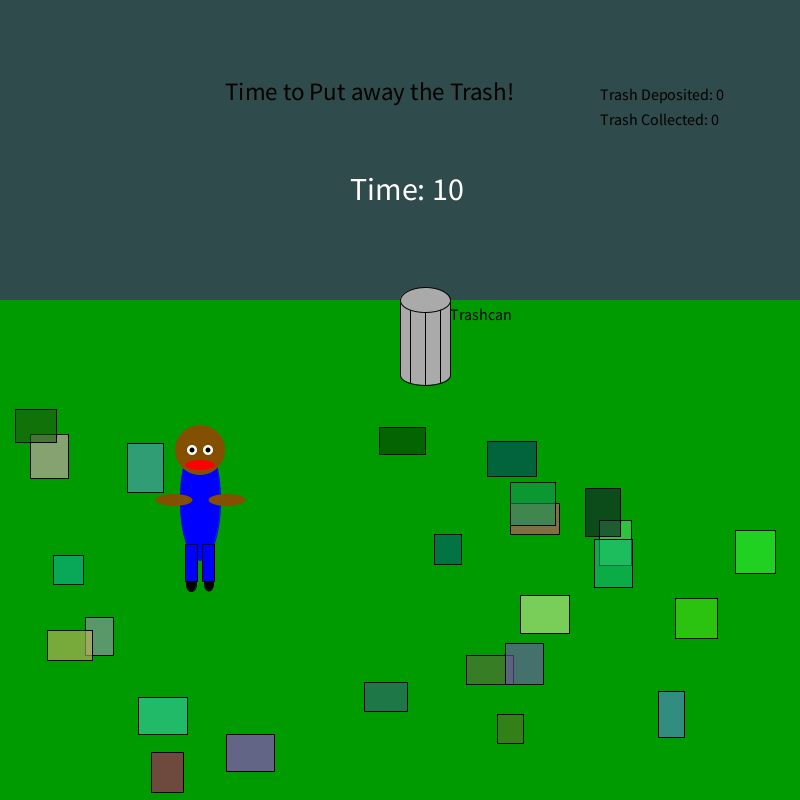
Frame 1 (no input)
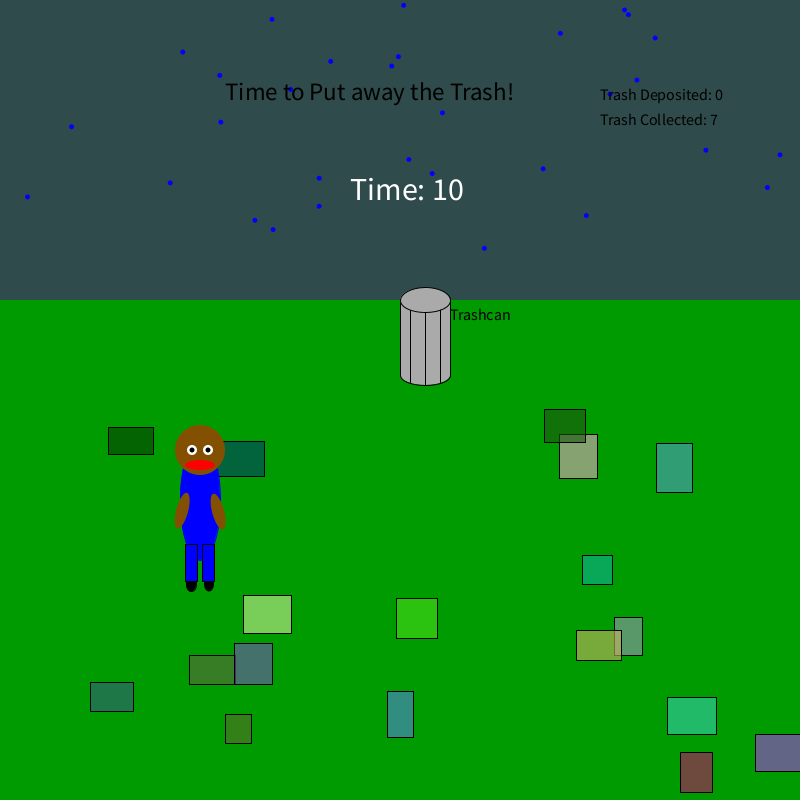
Frame 60 (the mouse pressed at the canvas centre just before this capture)
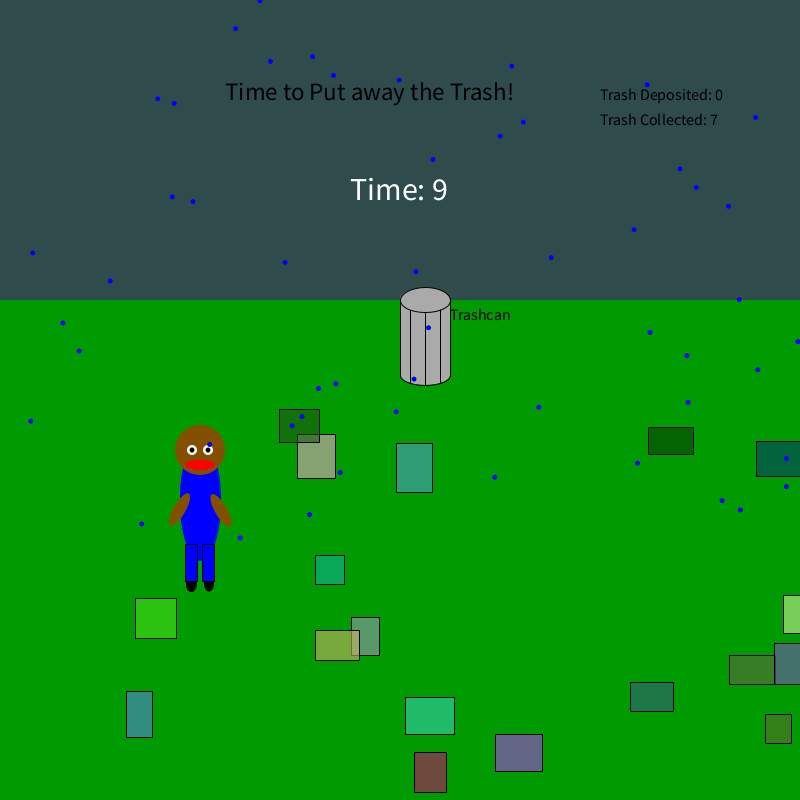
Frame 120 (the mouse held since frame 60 and released just before this capture)

The Processing sketch that drew these frames (run headless with seeded random() and noise(); from frame 60 on, the mouse is pressed at the canvas centre):

// Processing sketch: processing_128713
// ── processing_128713.pde

ArrayList rain;
Boy boy;
Timer timer1;
Trashcan trashcan;
Trash[] trash = new Trash[25];
Flowers[] flowers = new Flowers[25];
int trashCollected = 0;  // counter for how much trash the boy has collected
int trashDeposited = 0; // counter for how much trash the boy has deposited in the trashcan
int br = 47; // background red
int bg = 75; // background green
int bb = 75; // background blue
int t = 0; //  // part of the timer
int timer = 10; // the timer in seconds


void setup() {
  size(800, 800);
  smooth();
  boy = new Boy();
  rain = new ArrayList();
  trashcan = new Trashcan();
  timer1 = new Timer();
  for (int i = 0; i<trash.length;i++) {
   
    trash[i] = new Trash(random(width-10), random(height/2, height), random(25, 50), random(25, 50), random(255), random(255), random(255)); // makes random colored and sized trash that appear randomly on the grass
  }
  for (int i = 0; i<flowers.length;i++) { // creates the many flowers that appear on the grass
    flowers[i] = new Flowers(random(width), random(height/2, height));
  }
}
void draw() {
  background (br, bg, bb);
  fill(0, 155, 0);
  noStroke();
  rect(-25, 300, 1000, 700); // the grass

  trashcan.display();
  if (trashDeposited>10) {
    for (int i = 0; i<flowers.length;i++) { // flowers popup after 10 trash is deposited
      flowers[i].display();
    }
  }
  for (int i = 0; i<trash.length;i++) {   // displays each peace of trash and checks if the boy picks it up
    trash[i].run();
   
    
    if ( boy.location.x > trash[i].location.x-15  && trash[i].location.x+50 > boy.location.x && boy.location.y>trash[i].location.y-50 && boy.location.y<trash[i].location.y+50) { // makes so that only 7 pieces of trash can be held at a time
      if (trashCollected==7) {
        fill(0);
        textSize(16);
        text("I can't carry any more!", boy.location.x-50, boy.location.y-100);
        if ( boy.location.x > trashcan.location.x-25  && trashcan.location.x+75 > boy.location.x && boy.location.y>trashcan.location.y-50 && boy.location.y<trashcan.location.y+50) { //checks if the boy deposits the trash into the trashcan
          trashDeposited+=trashCollected;
          trashCollected = 0;
        }
      }

      else {
        trash[i].location = new PVector(-50, -100);  // a little cheat that moves the trash offscreen. Makes appear that you picked up the trash.
        trashCollected+=1;
      }
    }
  }
  if ( boy.location.x > trashcan.location.x-25  && trashcan.location.x+75 > boy.location.x && boy.location.y>trashcan.location.y-50 && boy.location.y<trashcan.location.y+50) { // checks if the boy throws away the trash or not.
    //  This code is required so that the boy can deposit any amount of trash less than 7 if he desires.
    trashDeposited += trashCollected;
    trashCollected=0;
  }
  if (keyCode== RIGHT) { // keeps the appearance of the boy moving in the right position
    boy.runRight();
  }
  else if (keyCode== LEFT) { // keeps the appearance of the boy moving in the leftposition
    boy.runLeft();
  }

  else if (keyCode==UP) {//keeps the appearance of the boy moving in the up position
    boy.runUp();
  }
  else { // keeps the appearance of the boy moving in the down position
    boy.run();
  }

  Rain raindrops = new Rain(random(-800, width), -15); // made start way off screen so that the rain could appear everywhere
  rain.add(raindrops);
  for (int i = 0; i<rain.size();i++) {     //creates the many raindrops that start at top of screen.
    Rain rd = (Rain) rain.get(i);
    rd.run();
  }

  fill(0);


  textSize(16);
  text("Trash Deposited: "+trashDeposited, 600, 100);
  text("Trash Collected: "+trashCollected, 600, 125);
  text("Trashcan", trashcan.location.x+50, trashcan.location.y+20);

  if (trashDeposited>15) {  // shows how as the park gets cleaner, the park gets more beautiful
    br =0;
    bg =175;             // changes the background to a more clear sky
    bb = 255;
    textSize(25);
    text("That's Much Better!", width/2-175, 100);
    rain.remove(raindrops); // gets rid of the rain

    fill(255, 255, 0);  // a yellow sun drawn in the corrner
    ellipse(0, 0, 250, 250);
  }
  else {
    textSize(25);
    text("Time to Put away the Trash!", width/2-175, 100); // Title
  }

  
  
  

  timer1.run();
  
}
void keyPressed() {

  if (keyCode== RIGHT) { // changes the appearance of the boy as he moves to the right
    boy.runRight();
    boy.stepLeg();
    boy.velocity = new PVector (10, 0);
    boy.location.add(boy.velocity);
  }
  else if (keyCode== LEFT) { // changes the appearance of the boy as he moves to the left
    boy.runLeft();
    boy.stepLeg();
    boy.velocity = new PVector (-10, 0);
    boy.location.add(boy.velocity);
  }
  else if (keyCode== DOWN) { // the boy moves down.
    boy.velocity = new PVector (0, 10);
    boy.location.add(boy.velocity);
  }
  else if (keyCode==UP) { // the boy moves up.
    boy.runUp();
    boy.velocity = new PVector (0, -10);
    boy.location.add(boy.velocity);
  }
}

int armAngle = 0;
int legAngle = 0;
int angleChange = 5;
final int ANGLE_LIMIT = 105;
final int LEG_ANGLE_LIMIT = 45;

class Boy {
  PVector location;
  PVector velocity;
  PVector acceleration;

  float angle;

  Boy() {
    location = new PVector(200, 500);
    velocity = new PVector(2, 0);
    acceleration = new PVector(0, 0);
  
  }
  void run() {  // the combination of many functions that draws the boy in a non-moving state
    display();
    face();
    drawLeftArm();
    drawRightArm();
    drawRightLeg();
    drawLeftLeg();
    step();
    scroll();
  }
  void runRight() { // the combination of the many functions when the boy is moving right
    display();

    pushMatrix();
    translate(location.x, location.y-40);  
    strokeWeight(5);
    stroke(255, 0, 0);
    line(10, 0, 20, 0);   // new side mouth
    strokeWeight(1);
    fill(255);
    noStroke();          
    ellipse(15, -10, 10, 10);  // new side eye
    fill(0);
    ellipse(15, -10, 5, 5);   // new side pupil
    popMatrix();
    drawLeftLegSide();
    drawRightLegSide();
    noStroke();
    drawLeftArm();
    scroll();
  }

  void runLeft() { // used for when the boy is going left
    display();
    pushMatrix();
    translate(location.x, location.y-40); 
    strokeWeight(5);
    stroke(255, 0, 0);
    line(-20, 0, -10, 0);   // new side mouth
    strokeWeight(1);
    fill(255);
    noStroke();          
    ellipse(-20, -10, 10, 10);  // new side eye
    fill(0);
    ellipse(-20, -10, 5, 5);   // new side pupil
    popMatrix();


    drawLeftLegSide();
    drawRightLegSide();
    noStroke();
    drawLeftArm();
    scroll();
  }
  void runUp() {   // used when boy is going up
    drawLeftArm();
    drawRightArm();
    display();
    drawRightLeg();
    drawLeftLeg();
    step();
    scroll();
  }
  void display() { // the body and the head
    smooth();

    stroke(0, 0, 255);
    fill(0, 0, 255);
    ellipse(location.x, location.y, 40, 120);// body
    fill(130, 80, 0);
    noStroke();
    ellipse(location.x, location.y-50, 50, 50);// head
  }
  void face() { // the mouth and eyes
    fill(255);
    ellipse(location.x-8, location.y-50, 10, 10); //eyes
    ellipse(location.x+8, location.y-50, 10, 10);
    fill(0);
    ellipse(location.x-8, location.y-50, 5, 5); //pupils
    ellipse(location.x+8, location.y-50, 5, 5);
    fill(255, 0, 0);
    ellipse(location.x, location.y-35, 30, 10);  //mouth 
    fill(0);
  }

  void drawLeftArm()
  {
    pushMatrix();
    translate(location.x-15, location.y);
    rotate(radians(-armAngle)); // waves arms
    fill(130, 80, 0);
    ellipse(-11, 0, 37, 12); // left arm
    popMatrix();
  }

  void drawRightArm()
  {
    pushMatrix();
    translate(location.x+15, location.y);
    rotate(radians(armAngle)); // waves arms
    fill(130, 80, 0);
    ellipse(12, 0, 37, 12); // right arm
    popMatrix();
  }

  void step() {
    armAngle += angleChange;        // taken from the robot example, makes the arm rotate within a range of radians

    if (armAngle > ANGLE_LIMIT || armAngle < 0)
    {
      angleChange = -angleChange;
      armAngle += angleChange;
    }
  }
  void stepLeg() {  // same as above, but for the legs to mimick walking
    legAngle += angleChange;

    if (legAngle > LEG_ANGLE_LIMIT || legAngle < 0)
    {
      angleChange = -angleChange;
      legAngle += angleChange;
    }
  }
  void drawRightLeg() {
    pushMatrix();
    translate(location.x+2, location.y+44);
    fill(0);
    ellipse(7, 40, 10, 15);//shoe
    stroke(0);
    fill(0, 0, 255);
    rect(0, 0, 12, 37); // right leg
    popMatrix();
  }
  void drawLeftLeg() {
    pushMatrix();
    translate(location.x-15, location.y+44);
    fill(0);
    ellipse(6, 40, 10, 15); // shoe
    fill(0, 0, 255);
    rect(0, 0, 12, 37); //left leg
    popMatrix();
  }
  void move() {       // the function that makes the boy move
    velocity.add(acceleration);
    location.add(velocity);
    acceleration.limit(2);
   
  }

  void drawRightLegSide() { // draws the leg when moving,
    pushMatrix();
    translate(location.x, location.y+44);
    rotate(radians(legAngle)); // simulates walking
    fill(0);
    ellipse(7, 40, 10, 15);
    stroke(0);
    fill(0, 0, 255);
    rect(0, 0, 12, 37); // right leg
    popMatrix();
  }
  void drawLeftLegSide() {
    pushMatrix();
    translate(location.x+2, location.y+44);
    rotate(radians(-legAngle)); //same as above
    fill(0);

    ellipse(6, 40, 10, 15); // shoe
    fill(0, 0, 255);

    rect(0, 0, 12, 37); //left leg
    popMatrix();
  }
  
 void scroll(){
   if (location.x>width){
    location.x= 0;
   }
   else if (location.x<0){
     location.x = width;
   }
    
  }
}

class Flowers {
  PVector location;

  Flowers(float x, float y) {
    location = new PVector(x, y);
  }


  void display() {
    pushMatrix();
    translate(location.x, location.y);
    noStroke();
    fill(0, 255, 0);
    rect(-2, 0, 5, 50);
    fill(255);
    ellipse(0, 5, 15, 15);

    rotate(PI/4);
    fill(255, 255, 0);


    rect(8, -8, 10, 10);
    rect(8, 8, 10, 10);
    rect(-8, -8, 10, 10);
    rect(-8, 8, 10, 10);
   fill(0);

    popMatrix();
  }
}

class Trash {

  PVector location;
  PVector velocity = new PVector(0,0);
  PVector acceleration = new PVector(0,0);
  float wx;  //width
  float wy; //height
  float c1;
  float c2;      // colors
  float c3;
  float tx = 0;
  Trash(float x, float y, float w, float l, float r, float g, float b) {
    location = new PVector(x, y);
    wx = w;
    wy = l;
    c1 = r;
    c2 = g;
    c3 = b;
  }
  void run(){
    display();
    update();
    scroll();
    
  }
  void display() {
    fill(c1, c2, c3, 150);
    rect(location.x, location.y, wx, wy);
    
  }
  

  
  void update(){
    
  PVector acceleration= new PVector(7, 0); 
 

   
    velocity.add(acceleration);
    
    location.add(velocity); 
    acceleration.mult(0);
    velocity.limit(2);  
 
  }
  
  void scroll(){ // makes the trash stay on the screen
   if  (location.y<0){
    
   }
   else if (location.x>width){
    location.x= 0;
   }
   else if (location.x<0){
     location.x = width;
   }
   
   else if (location.y>height){
     
     location.y = height/2;
   }
    
  }
}

class Trashcan {

  PVector location;

  Trashcan() {
    location = new PVector(width/2, height/2 -100);
  }


  void display() {

    fill(170);
    stroke(0);

    ellipse(location.x+25, location.y+75, 50, 20);
    noStroke();
    rect(location.x, location.y, 50, 75);
    stroke(0);
    line(location.x, location.y, location.x, location.y+75);
    line(location.x+50, location.y, location.x+50, location.y+75);
    line(location.x+40, location.y, location.x+40, location.y+82);
    line(location.x+10, location.y, location.x+10, location.y+82);
    line(location.x+25, location.y, location.x+25, location.y+85);
    ellipse(location.x+25, location.y, 50, 25);
  }
}


class Rain {



  float x = 0;
  float y = 0; 
  PVector location = new PVector(x, y);
  PVector velocity =new PVector (0, 0);
  PVector gravity = new PVector(0,.1);
  PVector acceleration = new PVector(0,0);
  float mass = 2;


  Rain(float _x, float _y) {
    location.x = _x;
    location.y = _y;
  }

  void run() {
    display();
    move();
  
  }     



 void applyForce(PVector force) {
    PVector f = PVector.div(force, mass); // taken from chapter 3 and TA's example. 
    acceleration.add(f);
  }

  void move() {

    
    PVector wind = new PVector(7, 4);
    applyForce(wind);

    velocity.add(gravity);
    velocity.add(acceleration);
    
    location.add(velocity); 
    acceleration.mult(0);
    velocity.limit(5);  
   
   
  }

  void display() {
    noStroke();
    fill(0, 0, 255);

    ellipse(location.x, location.y, 5, 5);
  }
}


	
class Timer { 
   PVector location;
  
  Timer(){
   location = new PVector(width/2-50, height/2 -200);
  }
  void run(){
  fill(255);
  t++;
  if (t%70==0) {  // since the draw function happens so quickly. I made it so the timer goes down close to a second.
    if ( timer == 0) { // makes it so the timer doesnt go lower than 0;
    }

    else {
      timer--;
    }
  }
  textSize(32);
  if ( timer == 0) {
      
    textSize(50);  
      text("Times up!",location.x,location.y);
  }
  else if (timer<5){
    textSize(40); //size gets bigger as timer gets closer to 0. Shows  a sense of urgency.
    text("Time: "+timer,location.x,location.y);
  }
  else{
    text("Time: "+timer,location.x,location.y);
  }
  
  }
}
